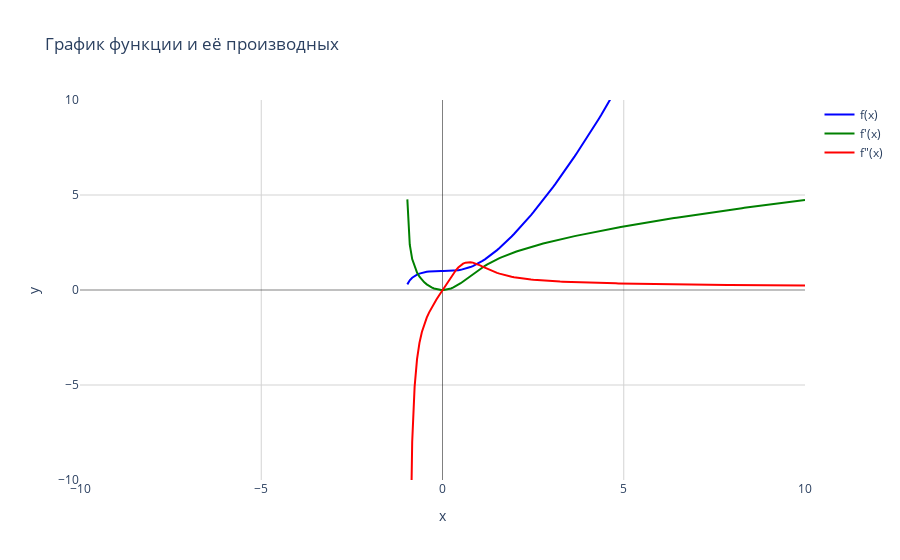

Here is the notebook cell this chart was saved with:
### Code cell
from sympy import Symbol, sqrt, log, sin, cos, exp  # и другие нужные функции
from helper.functionanalyzer import FunctionAnalyzer

x = Symbol('x')
# И теперь можно использовать любые функции:
f = sqrt(x**3 + 1)   # иррациональная функция
# f = log(x)         # логарифмическая функция
# f = sin(x)/x       # тригонометрическая функция
# f = exp(x**2) + x       # экспоненциальная функция

analyzer = FunctionAnalyzer(f, x)
analyzer.describe()
analyzer.plot()

### Figure 1 — Plotly figure (JSON) as saved in the notebook; plotly's stock layout.template omitted (floating-point values rounded to 4 significant figures; data arrays with more than 128 entries replaced by an {"elided": "..."} marker saying what was removed)
{"data": [{"line": {"color": "blue"}, "name": "f(x)", "type": "scatter", "x": {"elided": "300 float values"}, "y": {"elided": "300 float values"}}, {"line": {"color": "green"}, "name": "f'(x)", "type": "scatter", "x": {"elided": "300 float values"}, "y": {"elided": "300 float values"}}, {"line": {"color": "red"}, "name": "f\"(x)", "type": "scatter", "x": {"elided": "300 float values"}, "y": {"elided": "300 float values"}}], "layout": {"hovermode": "x unified", "plot_bgcolor": "white", "showlegend": true, "title": {"text": "График функции и её производных"}, "xaxis": {"gridcolor": "lightgray", "range": [-10, 10], "title": {"text": "x"}, "zerolinecolor": "black", "zerolinewidth": 0.5}, "yaxis": {"gridcolor": "lightgray", "range": [-10, 10], "title": {"text": "y"}, "zerolinecolor": "black", "zerolinewidth": 0.5}}}
